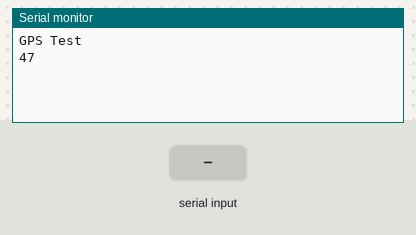
The sketch below on a simulated Arduino Uno, built with avr-gcc and run on an emulated ATmega328P. On the bench: the last lines printed to the serial monitor. Inputs (shaded band) come from the test bench.

Above: at 3.3 s.
3.4 s: "1" received over the second serial link
At 4.6 s:
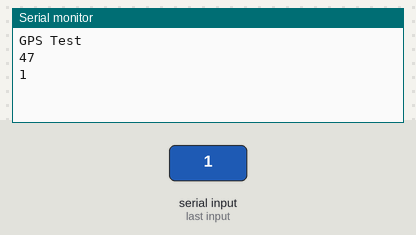
4.9 s: "0" received over the second serial link
At 5.8 s:
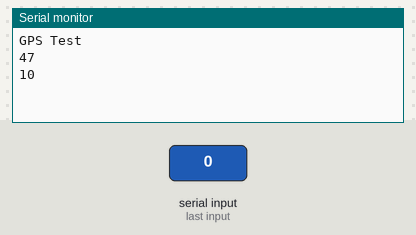

Measured:
- after the input at 3.4 s, the serial monitor: prints a new line at once (image 1)
- after the input at 4.9 s, the serial monitor: prints a new line at once (image 2)

The sketch:

GPSplay.ino
```cpp
#include <SoftwareSerial.h>
SoftwareSerial modem(6,7);
void setup()
{ Serial.begin(9600); modem.begin(9600);
Serial.println("GPS Test"); delay(2000);
//Turning off all GPS NMEA strings apart from GPGGA on the uBlox modules
modem.print("$PUBX,40,GLL,0,0,0,0*5C\r\n");
modem.print("$PUBX,40,ZDA,0,0,0,0*44\r\n");
modem.print("$PUBX,40,VTG,0,0,0,0*5E\r\n");
modem.print("$PUBX,40,GSV,0,0,0,0*59\r\n");
modem.print("$PUBX,40,GSA,0,0,0,0*4E\r\n");
modem.print("$PUBX,40,RMC,0,0,0,0*47\r\n");

char *str = "PUBX,40,RMC,0,0,0,0,0,0";
//Serial.println(ubxCrc(str, (unsigned int) strlen(str)),HEX);
Serial.println((nmea_generateChecksum(str)),HEX);


}

void loop() {
  while (modem.available() > 0)
  Serial.write(modem.read());
  while (Serial.available() > 0) modem.write(Serial.read());
  }


#include <stdio.h>
#include <string.h>

unsigned short ubxCrc(char* data, unsigned int size) {
unsigned int crc_a = 0;
unsigned int crc_b = 0;
if (size > 0) {
do {
crc_a += *data++;
crc_b += crc_a;
} while (--size);
crc_a &= 0xff;
crc_b &= 0xff;
}
return (unsigned short)(crc_a | (crc_b << 8));
}

// this returns a single binary byte that is the checksum
// you must convert it to hex if you are going to print it or send it
unsigned char nmea_generateChecksum(char *strPtr)
{
int p;
char c;
unsigned char chksum;

c = strPtr[0]; // get first chr
chksum = c;
p = 1;
while ( c != 0x00 )
{
c = strPtr[p]; // get next chr
if ( c != 0x00 ) { chksum = chksum ^ c; }
p++;
}

return chksum;
}
```
